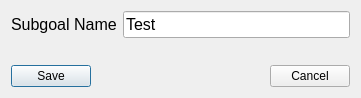
<?xml version="1.0" encoding="UTF-8"?>
<ui version="4.0">
 <class>Dialog</class>
 <widget class="QDialog" name="Dialog">
  <property name="geometry">
   <rect>
    <x>0</x>
    <y>0</y>
    <width>361</width>
    <height>98</height>
   </rect>
  </property>
  <property name="minimumSize">
   <size>
    <width>361</width>
    <height>0</height>
   </size>
  </property>
  <property name="maximumSize">
   <size>
    <width>16777215</width>
    <height>98</height>
   </size>
  </property>
  <property name="windowTitle">
   <string>Dialog</string>
  </property>
  <layout class="QVBoxLayout" name="verticalLayout">
   <item>
    <layout class="QHBoxLayout" name="horizontalLayout_2">
     <item>
      <widget class="QLabel" name="label_subgoal_name">
       <property name="sizePolicy">
        <sizepolicy hsizetype="Preferred" vsizetype="Fixed">
         <horstretch>0</horstretch>
         <verstretch>0</verstretch>
        </sizepolicy>
       </property>
       <property name="font">
        <font>
         <pointsize>12</pointsize>
        </font>
       </property>
       <property name="text">
        <string>Subgoal Name</string>
       </property>
       <property name="alignment">
        <set>Qt::AlignLeading|Qt::AlignLeft|Qt::AlignVCenter</set>
       </property>
      </widget>
     </item>
     <item>
      <widget class="QLineEdit" name="lineEdit">
       <property name="font">
        <font>
         <pointsize>12</pointsize>
        </font>
       </property>
       <property name="text">
        <string>Test</string>
       </property>
      </widget>
     </item>
    </layout>
   </item>
   <item>
    <spacer name="verticalSpacer">
     <property name="orientation">
      <enum>Qt::Vertical</enum>
     </property>
     <property name="sizeHint" stdset="0">
      <size>
       <width>20</width>
       <height>0</height>
      </size>
     </property>
    </spacer>
   </item>
   <item>
    <layout class="QHBoxLayout" name="horizontalLayout">
     <item>
      <widget class="QPushButton" name="push_save">
       <property name="text">
        <string>Save</string>
       </property>
      </widget>
     </item>
     <item>
      <spacer name="horizontalSpacer">
       <property name="orientation">
        <enum>Qt::Horizontal</enum>
       </property>
       <property name="sizeHint" stdset="0">
        <size>
         <width>40</width>
         <height>20</height>
        </size>
       </property>
      </spacer>
     </item>
     <item>
      <widget class="QPushButton" name="push_cancel">
       <property name="text">
        <string>Cancel</string>
       </property>
      </widget>
     </item>
    </layout>
   </item>
  </layout>
 </widget>
 <resources/>
 <connections/>
</ui>
